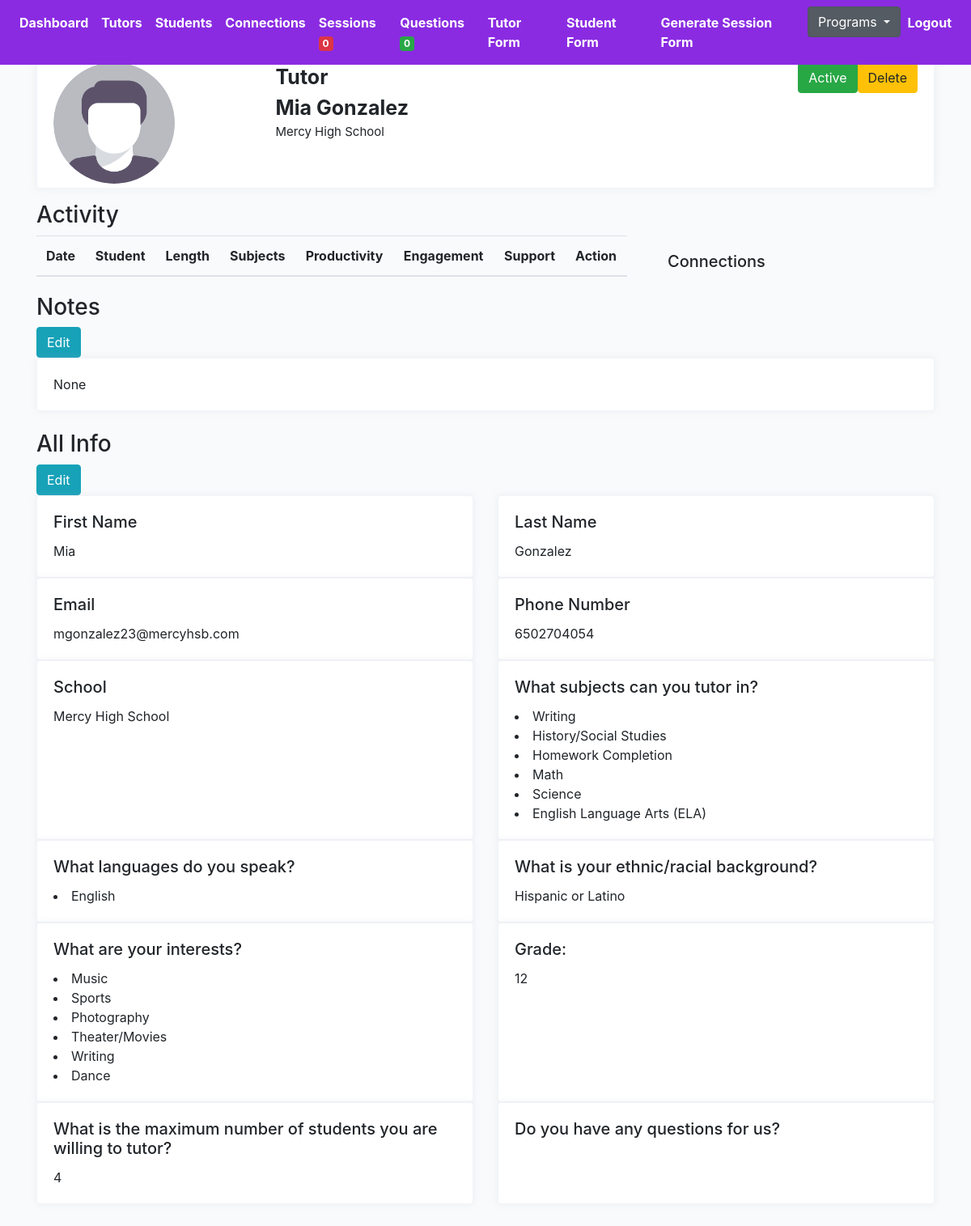
/middleschool/mia-gonzalez/profile-detail (signed in), run on the app's committed database.
### middleschool/models.py (models this page shows, shortened)
class Profile(models.Model):
    role = models.CharField(max_length=200, choices=ROLE_CHOICES_PROFILE, null=True)
    avatar = models.ImageField(default='avatar.png', upload_to='avatars/')
    first_name = models.CharField(max_length=200, blank=True)
    last_name = models.CharField(max_length=200, blank=True)
    email = models.EmailField(max_length=200, blank=True)
    student_grade = models.CharField(null=True, blank=True, max_length=200, choices=STUDENT_GRADE_CHOICES)
    grade = models.CharField(null=True, blank=True, max_length=200, choices=GRADE_CHOICES)
    academic_advisor = models.ForeignKey(Academicadvisor, null=True, blank=True, on_delete=models.CASCADE, related_name='academic_advisor')
    academic_advisor_email = models.EmailField(max_length=200, blank=True)
    subjects = models.ManyToManyField(Subject, blank=True, related_name='subjects')
    school = models.CharField(max_length=200, blank=True)
    friends = models.ManyToManyField("self", blank=True, related_name='testfriends')
    updated = models.DateTimeField(auto_now=True)
    created = models.DateTimeField(auto_now_add=True)
    slug = models.SlugField(unique=True, blank=True)
    flag = models.BooleanField(default=False)
    parent1_first_name = models.CharField(max_length=200, blank=True)
    parent1_last_name = models.CharField(max_length=200, blank=True)
    parent1_phone = models.CharField(max_length=200, blank=True)
    parent1_email = models.EmailField(max_length=200, blank=True)
    student_capacity = models.IntegerField(null=True, blank=True)
    phone = models.CharField(max_length=200, blank=True)
    question = models.TextField(null=True, blank=True, max_length=1000)
    languages = models.ManyToManyField(Language, blank=True, related_name='subjects')
    comfortable_share_phone = models.BooleanField(default=False)
    permission_share_grade = models.BooleanField(default=False)
    optional_school_loop_profile_link = models.TextField(null=True, blank=True, max_length=500)
    optional_school_loop_username = models.TextField(null=True, blank=True, max_length=500)
    optional_school_loop_password = models.TextField(null=True, blank=True, max_length=500)
    parent_languages = models.CharField(null=True, blank=True, max_length=200, choices=LANGUAGE_CHOICES)
    age = models.IntegerField(null=True, blank=True)
    ethnic = models.CharField(null=True, blank=True, max_length=200, choices=ETHNIC_CHOICES)
    note = models.TextField(null=True, blank=True, max_length=1000)
    interest = models.ManyToManyField(Interest, blank=True, related_name='interest')
    check = models.CharField(null=True, blank=True, max_length=200, choices=YES_NO)
    status = models.CharField(null=True, blank=True, max_length=200, choices=PROFILE_STATUS, default='active')
    def get_subjects(self):
        return self.subjects.all()
    def get_languages(self):
        return self.languages.all()
    def get_tutor_connections(self):
        return self.tutor.filter()
    def get_interests(self):
        return self.interest.all()
    __initial_first_name = None
    __initial_last_name = None
    def __init__(self, *args, **kwargs):
        super().__init__(*args, **kwargs)
        self.__initial_first_name = self.first_name
        self.__initial_last_name = self.last_name

class Subject(models.Model):
    name = models.CharField(max_length=200, blank=True)
    def __str__(self):
        return self.name

class Language(models.Model):
    name = models.CharField(max_length=200, blank=True)
    def __str__(self):
        return self.name

class Interest(models.Model):
    name = models.CharField(max_length=200, blank=True)
    def __str__(self):
        return self.name

### middleschool/views.py (the view)
# urls.py: path('<slug>/profile-detail', ProfileDetailView.as_view(), name='profile-detail-view'),
@method_decorator(login_required, name='dispatch')
@method_decorator(allowed_users(allowed_roles=['middletutor', 'admin']), name='dispatch')
class ProfileDetailView(DetailView):
    model = Profile
    template_name = 'middleschool/profile-detail.html'
    def get_object(self):
        slug = self.kwargs.get('slug')
        profile = Profile.objects.get(slug=slug)
        return profile
    def get_context_data(self, **kwargs):
        context = super().get_context_data(**kwargs)
        slug = self.kwargs.get('slug')
        profile = Profile.objects.get(slug=slug)
        sessions = Session.objects.filter(submit_status=True).filter(Q(connection__tutor=profile) | Q(connection__student=profile))
        sessions_ = []
        for item in sessions:
            sessions_.append(item)
        context["sessions"] = sessions_
        return context

### cprofiles/context_processors.py (called while the page is built)
def choice_question(request):
    if(request.user.id):
        choice_unanswered_question_num = Question.objects.filter(status="UNANSWERED").count()
        choice_session_flag_num = Session.objects.filter(flag=True).count()
        return {
            'choice_unanswered_question_num' : choice_unanswered_question_num,
            'choice_session_flag_num' : choice_session_flag_num
        }
    return {}

### middleschool/context_processors.py (called while the page is built)
def middle_school_question(request):
    if(request.user.id):
        middle_school_unanswered_question_num = Question.objects.filter(status="UNANSWERED").count()
        middle_school_session_flag_num = Session.objects.filter(flag=True).count()
        return {
            'middle_school_unanswered_question_num' : middle_school_unanswered_question_num,
            'middle_school_session_flag_num' : middle_school_session_flag_num
        }
    return {}

### mprofiles/context_processors.py (called while the page is built)
def mentor_question(request):
    if(request.user.id):
        mentor_unanswered_question_num = Question.objects.filter(status="UNANSWERED").count()
        mentor_session_flag_num = Session.objects.filter(flag=True).count()
        return {
            'mentor_unanswered_question_num' : mentor_unanswered_question_num,
            'mentor_session_flag_num' : mentor_session_flag_num
        }
    return {}

### profiles/context_processors.py (called while the page is built)
def high_school_question(request):
    if(request.user.id):
        high_school_unanswered_question_num = Question.objects.filter(status="UNANSWERED").count()
        high_school_session_flag_num = Session.objects.filter(flag=True).count()
        return {
            'high_school_unanswered_question_num' : high_school_unanswered_question_num,
            'high_school_session_flag_num' : high_school_session_flag_num
        }
    return {}

### templates/middleschool/profile-detail.html (shortened to what this page needs)
{% extends 'middleschoolbase.html' %}
{% load static %}
{% block stylesheet %}{% static '/css/profile.css' %}{% endblock %}
{% block content %}
<div class="profile-page tx-13">
    <div class="row">
        <div class="col-12 grid-margin">
            <div class="profile-header">
                <div class="header-links">
                    <div class="container header">
                        <div class="row">
                            <div class="col-3 name-btn">
                                <img class="profile-pic" src="{{profile.avatar.url}}" alt="profile">
                            </div>
                            <div class="col-3">
                                <div style="font-size:25px; font-weight:bold" class="profile-name">
                                    {{profile.role|title }}</div>
                                <div style="font-size:25px; font-weight:bold" class="profile-name">
                                    {{profile.first_name}}
                                    {{profile.last_name}}</div>
                                <div style="font-size:15px" class="profile-name">
                                    {{profile.school}}</div>
                            </div>
                            <div class="col-3">
                            </div>
                            <div class="col-3">
                                {% if profile.role == 'tutor' %}
                                <a href="{% url 'middleschool:tutor-profile-delete' profile.id %}"><button type="submit" class="btn btn-warning pull-right">Delete</button></a>
                                {% else %}
                                <a href="{% url 'middleschool:student-profile-delete' profile.id %}"><button type="submit" class="btn btn-warning pull-right">Delete</button></a>
                                {% endif %}
                                <form action="{% url 'middleschool:change-status-tutor' %}" method="POST" class='status-form' id='{{profile.id}}'>
                                        <div class='status-button'>
                                        {% if profile.status == 'active' %}
                                        <button type="submit" class="btn btn-success pull-right">Active</button>
                                        {% else %}
                                        <button type="submit" class="btn btn-danger pull-right">Deactivated</button>
                                        {% endif %}
                                        </div>
                                </form>
                            </div>
                        </div>
                    </div>
                </div>
            </div>
        </div>
    </div>
</div>
<h3>Activity</h3>
<div class="row">
    <div class="col-8 table-responsive-lg">
        <table class="table">
            <thead>
                <tr>
                    <th scope="col">Date</th>
                    <th scope="col">{% if profile.role == 'student' %}Tutor{% else %}Student{% endif %}</th>
                    <th scope="col">Length</th>
                    <th scope="col">Subjects</th>
                    <th scope="col">Productivity</th>
                    <th scope="col">Engagement</th>
                    <th scope="col">Support</th>
                    <th scope="col">Action</th>
                </tr>
            </thead>
        </table>
    </div>
    <div class="col-4">
        <div class="card-body">
            <h5>Connections</h5>
        </div>
    </div>
</div>
<h3>Notes</h3>
<a href="{% url 'middleschool:profile-note-update-profile' profile.slug %}"><button type="submit"
        class="btn btn-info">Edit</button></a>
<div class="row">
    <div class="col-sm-12">
        <div class="card h-100">
            <div class="card-body">
                <p class="card-text">{{profile.note}}</p>
            </div>
        </div>
    </div>
</div>
<h3>All Info</h3>
{% if profile.role == 'tutor' %}
<a href="{% url 'middleschool:tutor-update-profile' profile.slug %}"><button type="submit"
        class="btn btn-info">Edit</button></a>
<div class="row">
    <div class="col-sm-6">
        <div class="card h-100">
            <div class="card-body">
                <h5 class="card-title">First Name</h5>
                <p class="card-text">{{profile.first_name}}</p>
            </div>
        </div>
    </div>
    <div class="col-sm-6">
        <div class="card h-100">
            <div class="card-body">
                <h5 class="card-title">Last Name</h5>
                <p class="card-text">{{profile.last_name}}</p>
            </div>
        </div>
    </div>
</div>
<div class="row">
    <div class="col-sm-6">
        <div class="card h-100">
            <div class="card-body">
                <h5 class="card-title">Email</h5>
                <p class="card-text">{{profile.email}}</p>
            </div>
        </div>
    </div>
    <div class="col-sm-6">
        <div class="card h-100">
            <div class="card-body">
                <h5 class="card-title">Phone Number</h5>
                <p class="card-text">{{profile.phone}}</p>
            </div>
        </div>
    </div>
</div>
<div class="row">
    <div class="col-sm-6">
        <div class="card h-100">
            <div class="card-body">
                <h5 class="card-title">School</h5>
                <p class="card-text">{{profile.school}}</p>
            </div>
        </div>
    </div>
    <div class="col-sm-6">
        <div class="card h-100">
            <div class="card-body">
                <h5 class="card-title">What subjects can you tutor in? </h5>
                {% for subject in profile.get_subjects %}
                <li>{{subject}}</li>
                {% endfor %}
            </div>
        </div>
    </div>
</div>
<div class="row">
    <div class="col-sm-6">
        <div class="card h-100">
            <div class="card-body">
                <h5 class="card-title">What languages do you speak? </h5>
                {% for language in profile.get_languages %}
                <li>{{language}}</li>
                {% endfor %}
            </div>
        </div>
    </div>
    <div class="col-sm-6">
        <div class="card h-100">
            <div class="card-body">
                <h5 class="card-title">What is your ethnic/racial background?</h5>
                <p class="card-text">{{profile.ethnic}}</p>
            </div>
        </div>
    </div>
</div>
<div class="row">
    <div class="col-sm-6">
        <div class="card h-100">
            <div class="card-body">
                <h5 class="card-title">What are your interests?</h5>
                {% for interest in profile.get_interests %}
                <li>{{interest}}</li>
                {% endfor %}
            </div>
        </div>
    </div>
    <div class="col-sm-6">
        <div class="card h-100">
            <div class="card-body">
                <h5 class="card-title">Grade:</h5>
                <p class="card-text">{{profile.grade}}</p>
            </div>
        </div>
    </div>
</div>
<div class="row">
    <div class="col-sm-6">
        <div class="card h-100">
            <div class="card-body">
                <h5 class="card-title">What is the maximum number of students you are willing to tutor?</h5>
                <p class="card-text">{{profile.student_capacity}}</p>
            </div>
        </div>
    </div>
    <div class="col-sm-6">
        <div class="card h-100">
            <div class="card-body">
                <h5 class="card-title">Do you have any questions for us? </h5>
            </div>
        </div>
    </div>
</div>
{% endif %}
{% endblock content %}

### core/static/css/base.css (style rules this page uses)
.container { width: 100%; padding-right: 15px; padding-left: 15px; margin-right: auto; margin-left: auto; margin-top: 55px; }
body { background:#FAFAFA; }

### core/static/css/profile.css (style rules this page uses)
body { background-color: #f9fafb; margin-top:0px; }
.profile-page .profile-header { box-shadow: 0 0 10px 0 rgba(183, 192, 206, 0.2); border: 1px solid #f2f4f9; }
.profile-page .profile-header .header-links { padding: 5px; display: -webkit-flex; display: flex; -webkit-justify-content: center; justify-content: center; background: #fff; border-radius: 0 0 .25rem .25rem; }
img { vertical-align: middle; border-style: none; }
.grid-margin { margin-bottom: 1rem; }
.card { box-shadow: 0 0 10px 0 rgba(183, 192, 206, 0.2); -webkit-box-shadow: 0 0 10px 0 rgba(183, 192, 206, 0.2); -moz-box-shadow: 0 0 10px 0 rgba(183, 192, 206, 0.2); -ms-box-shadow: 0 0 10px 0 rgba(183, 192, 206, 0.2); }
.card { position: relative; display: flex; flex-direction: column; min-width: 0; word-wrap: break-word; background-color: #fff; background-clip: border-box; border: 1px solid #f2f4f9; border-radius: 0.25rem; }
.name-btn { margin-right: auto; }
.profile-pic { border-radius: 50%; height: auto; width: 150px; }
.container .header { margin-top: 0px; }

### data on the page
Profile: avatar (placeholder picture), role "Tutor", first_name "Mia", last_name "Gonzalez", school "Mercy High School", note "None", email "mgonzalez23@mercyhsb.com", phone "6502704054", ethnic "Hispanic or Latino", grade "12", student_capacity "4"
Subject: name "Writing"
Subject: name "History/Social Studies"
Subject: name "Homework Completion"
Subject: name "Math"
Subject: name "Science"
Subject: name "English Language Arts (ELA)"
Language: name "English"
Interest: name "Music"
Interest: name "Sports"
Interest: name "Photography"
Interest: name "Theater/Movies"
Interest: name "Writing"
Interest: name "Dance"

### other printed values
{{ middle_school_session_flag_num }} "0"
{{ middle_school_unanswered_question_num }} "0"
